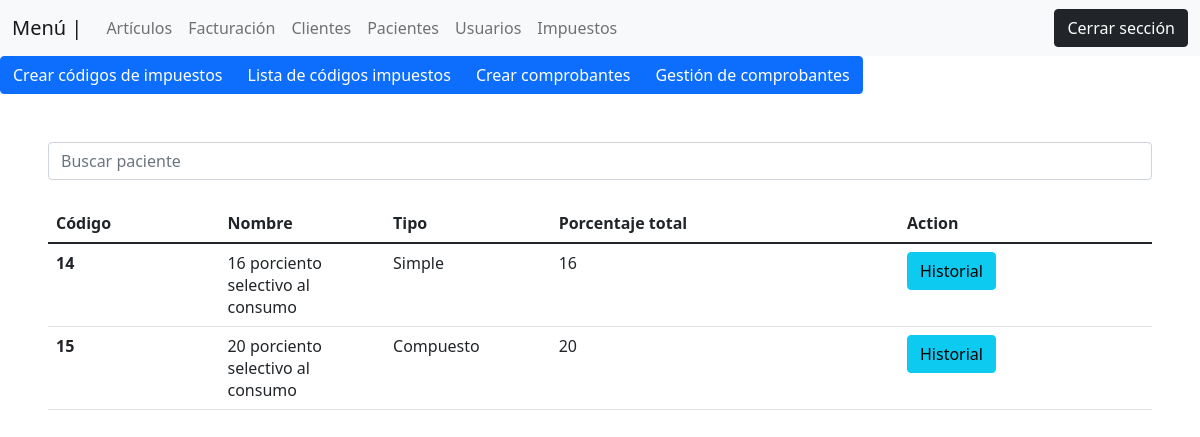
Before: /views/lista_codigos.php (signed in) with the older database file.
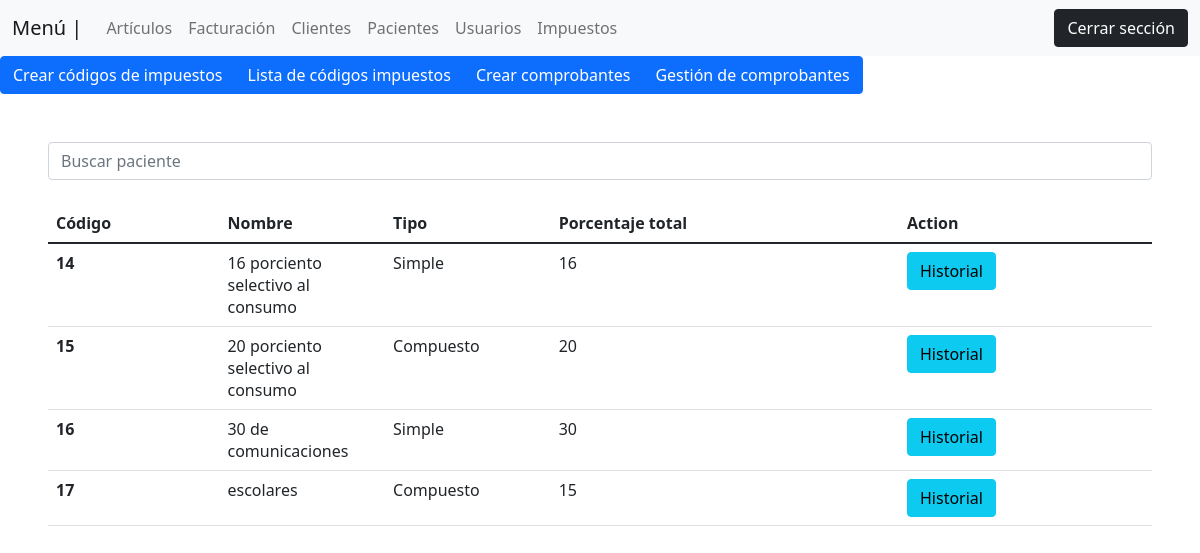
After: the same page with the newer database file.
### tables this page shows
CREATE TABLE `impuestos` (
  `id` int(11) NOT NULL,
  `nombre` varchar(100) NOT NULL,
  `tipo` varchar(100) NOT NULL,
  `porcentaje` int(10) DEFAULT NULL,
  `creado_por` varchar(50) NOT NULL,
  `fecha_creacion` timestamp NOT NULL DEFAULT current_timestamp() ON UPDATE current_timestamp(),
  `modificado_por` varchar(100) DEFAULT NULL,
  `fecha_modificacion` date DEFAULT NULL,
  `borrado_por` varchar(100) DEFAULT NULL,
  `fecha_borrado` date DEFAULT NULL
);

### views/lista_codigos.php (the view)
<?php
 include('plantilla/menu_top.php');
 include('plantilla/menu_impuestos.php');
 $consulta_impuestos = "SELECT * FROM impuestos";
 $query_impuestos = $conexion->query($consulta_impuestos);
?>
<div class="p-5">
        <div class="col-md-12">
            <input type="text" class="form-control" name="" id="" placeholder="Buscar paciente"><br>
        <table class="table">
  <thead>
    <tr>
      <th scope="col">Código</th>
      <th scope="col" width="15%">Nombre</th>
      <th scope="col" width="15%">Tipo</th>
      <th scope="col">Porcentaje total</th>
      <th scope="col">Action</th>
    </tr>
  </thead>
  <tbody>
      <?php
        while($impuestos = $query_impuestos->fetch_assoc()){
            $id = $impuestos["id"];
            $consulta_detalles_sum = "SELECT SUM(porcentaje) as porcentaje FROM impuestos_detalles where cabecera = $id ";
            $query_detalles_sum = $conexion->query($consulta_detalles_sum);
            $cabecera = $query_detalles_sum->fetch_assoc();
        ?>
            <tr>
                <th scope="row"><?php echo $impuestos["id"] ?></th>
                <td><?php echo $impuestos["nombre"]?></td>
                <td><?php echo $impuestos["tipo"]?></td>
                <td><?php echo $cabecera["porcentaje"]?></td>
                <td><button class="btn btn-info">Historial</button></td>
            </tr>
        <?php
        }
      ?>
  </tbody>
</table>
        </div>
</div>

Changed rows visible on the page:
added impuestos: id "16", nombre "30 de comunicaciones", tipo "Simple", porcentaje "30"
added impuestos: id "17", nombre "escolares", tipo "Compuesto", porcentaje "15"
